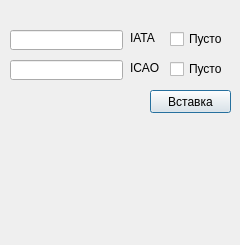
<?xml version="1.0" encoding="UTF-8"?>
<ui version="4.0">
 <class>Dialog</class>
 <widget class="QDialog" name="Dialog">
  <property name="geometry">
   <rect>
    <x>0</x>
    <y>0</y>
    <width>240</width>
    <height>245</height>
   </rect>
  </property>
  <property name="sizePolicy">
   <sizepolicy hsizetype="Fixed" vsizetype="Fixed">
    <horstretch>0</horstretch>
    <verstretch>0</verstretch>
   </sizepolicy>
  </property>
  <property name="windowTitle">
   <string>Dialog</string>
  </property>
  <widget class="QLabel" name="label">
   <property name="geometry">
    <rect>
     <x>130</x>
     <y>30</y>
     <width>31</width>
     <height>16</height>
    </rect>
   </property>
   <property name="text">
    <string>IATA</string>
   </property>
  </widget>
  <widget class="QLabel" name="label_2">
   <property name="geometry">
    <rect>
     <x>130</x>
     <y>60</y>
     <width>31</width>
     <height>16</height>
    </rect>
   </property>
   <property name="text">
    <string>ICAO</string>
   </property>
  </widget>
  <widget class="QLineEdit" name="lineEdit_CodeIATA">
   <property name="geometry">
    <rect>
     <x>10</x>
     <y>30</y>
     <width>113</width>
     <height>20</height>
    </rect>
   </property>
  </widget>
  <widget class="QLineEdit" name="lineEdit_CodeICAO">
   <property name="geometry">
    <rect>
     <x>10</x>
     <y>60</y>
     <width>113</width>
     <height>20</height>
    </rect>
   </property>
  </widget>
  <widget class="QCheckBox" name="checkBox_Status_IATA">
   <property name="geometry">
    <rect>
     <x>170</x>
     <y>30</y>
     <width>61</width>
     <height>18</height>
    </rect>
   </property>
   <property name="text">
    <string>Пусто</string>
   </property>
  </widget>
  <widget class="QPushButton" name="pushButton_SearchInsert">
   <property name="geometry">
    <rect>
     <x>150</x>
     <y>90</y>
     <width>81</width>
     <height>23</height>
    </rect>
   </property>
   <property name="text">
    <string>Вставка</string>
   </property>
  </widget>
  <widget class="QCheckBox" name="checkBox_Status_ICAO">
   <property name="geometry">
    <rect>
     <x>170</x>
     <y>60</y>
     <width>61</width>
     <height>18</height>
    </rect>
   </property>
   <property name="text">
    <string>Пусто</string>
   </property>
  </widget>
  <widget class="QLabel" name="label_25">
   <property name="geometry">
    <rect>
     <x>10</x>
     <y>90</y>
     <width>131</width>
     <height>141</height>
    </rect>
   </property>
   <property name="text">
    <string/>
   </property>
   <property name="pixmap">
    <pixmap>Q:/SoftWare Application/GraphicalIDEs/GraphicalResources/Icons/edit.ico</pixmap>
   </property>
  </widget>
 </widget>
 <resources/>
 <connections/>
</ui>
